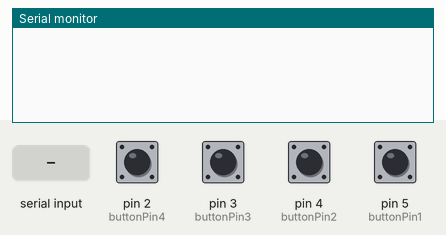
This sketch was run on a simulated Arduino Uno, built with avr-gcc and run on an emulated ATmega328P. Parts: the last lines printed to the serial monitor. The test bench sets the inputs (shaded band); at power-on: pin 2 (buttonPin4), pin 3 (buttonPin3), pin 4 (buttonPin2), pin 5 (buttonPin1) LOW.

Above: at 1.2 s.
1.3 s: "90,45\n" received over the second serial link
At 2.1 s:
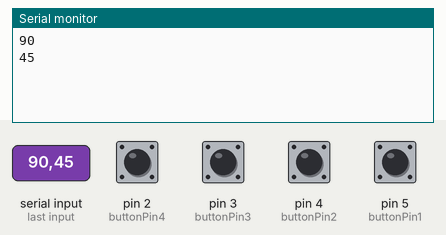
2.8 s: "30,150\n" received over the second serial link
At 5.3 s:
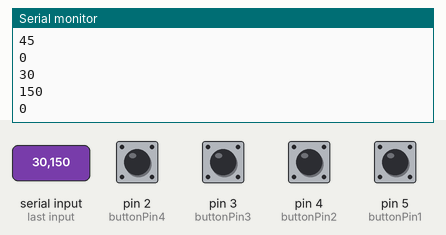
Timing chart, 0 to 6.8 s (numbered marks = the images above; inputs shaded):
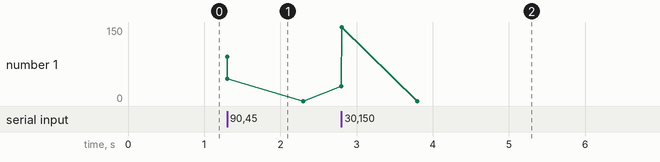

Measured:
- after the input at 1.3 s, the serial monitor: prints a new line at once (image 1)
- after the input at 2.8 s, the serial monitor: prints a new line at once (image 2)

The sketch:

Tuist_Controller.ino
```cpp
//Packages
#include <Keypad.h>
#include <SoftwareSerial.h>
SoftwareSerial BTserial(0, 1);

//Variables
const byte ROWS = 4; // Four rows
const byte COLS = 3; // Three columns
//button pins & buttons that correspond to R,G,B, Y
const int buttonPin1 = 5;
const int buttonPin2 = 4;
const int buttonPin3 = 3;
const int buttonPin4 = 2;
int button1 = digitalRead(buttonPin1);
int button2 = digitalRead(buttonPin2);
int button3 = digitalRead(buttonPin3);
int button4 = digitalRead(buttonPin4);

int button[4]={button1,button2,button3,button4};//button array
int buttonPin[4]={buttonPin1,buttonPin2,buttonPin3,buttonPin4};
// Define the Keymap
char keys[ROWS][COLS] = {
  {'1','2','3'},
  {'4','5','6'},
  {'7','8','9'},
  {'#','0','*'}};
// Connect keypad ROW0, ROW1, ROW2 and ROW3 to these Arduino pins.
byte rowPins[ROWS] = { 9, 8, 7, 6 };
// Connect keypad COL0, COL1 and COL2 to these Arduino pins.
byte colPins[COLS] = { 12, 11, 10 };

// Create the Keypad
Keypad kpd = Keypad( makeKeymap(keys), rowPins, colPins, ROWS, COLS );

#define ledpin 13

////***************
// Setup function
//****************
void setup()
{
   pinMode(buttonPin, INPUT);//Creates a pin mode
   Serial.begin(9600);//Begins serial
   BTserial.begin(38400); //Begins bluetooth serial
}


////***************
// loop function
//****************
void loop(){

int state;//creates a variable that will determine what state the TUIst board is in

//IF statement that obtains a int, and passes the corresponding information to the board
 if (BTserial.available() > 0){//if Serial/data is available
  state = BTserial.parseInt();//state equals what was written to the serial
    Serial.println(state);//print that number
  if(state == 0){//if it is 0, get player number
    getPlayerNumber();
      }
    if(state == 1) {//if state = 1, than get color from audience
        getColor();
        }

  }
}

 ////***********************
// getplayerNumber function
//**************************
void getPlayerNumber(){
  int key = kpd.getKey();//gets the key that was pressed
  if(key)  // Check for a valid key.
  {
        Serial.println(key);//prints it to serial
         BTserial.write(key);//writes it to bluetooth seria;
    }

  }

////******************
// getColor function
//******************
 void getColor(){

  //FOR loop that checks all the buttons
  for(int i = 0; i<4; i++){
  if((button[i]) == 1 && digitalRead(buttonPin[i]) == 0){//checks for a change in reading
    delay(500);//delays a half a second
    Serial.println(i+1);//than prints to the serial the correct button
    BTserial.write(i+1);//than prints to the bluetooth serial the correct button
    button[i] = 0;//sets the button number to 0
      }

 //Block of code similar to above except checks for change of button from 0 to 1
   if((button[i]) == 0 && digitalRead(buttonPin[i]) == 1){
    delay(500);
    Serial.println(i+1);
    BTserial.write(i+1);
    button[i] = 1;
      }
    else{
      break;
    }
    }

  }
```
